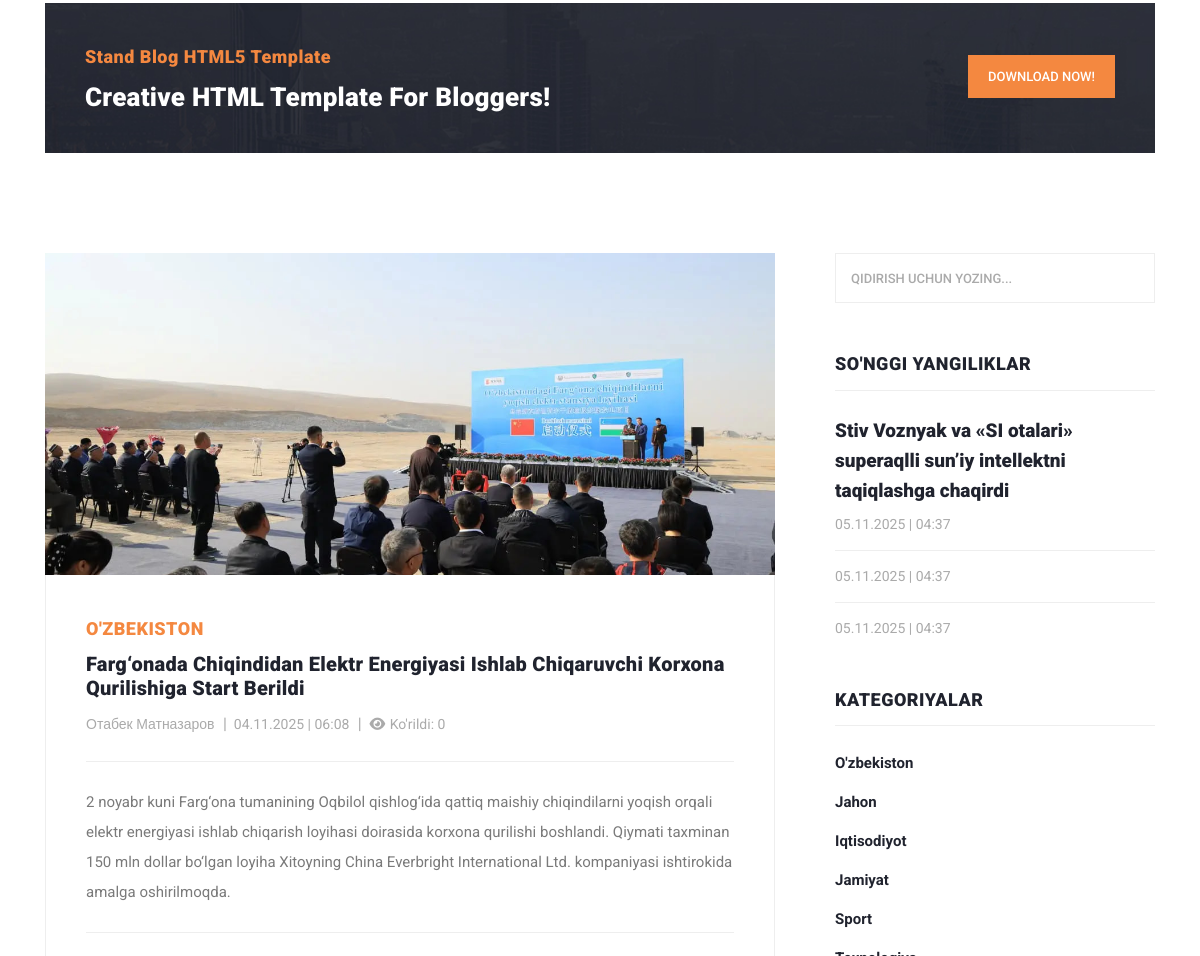
/?controller=news_view&id=1 (middle part), run on an earlier commit of the app's database.
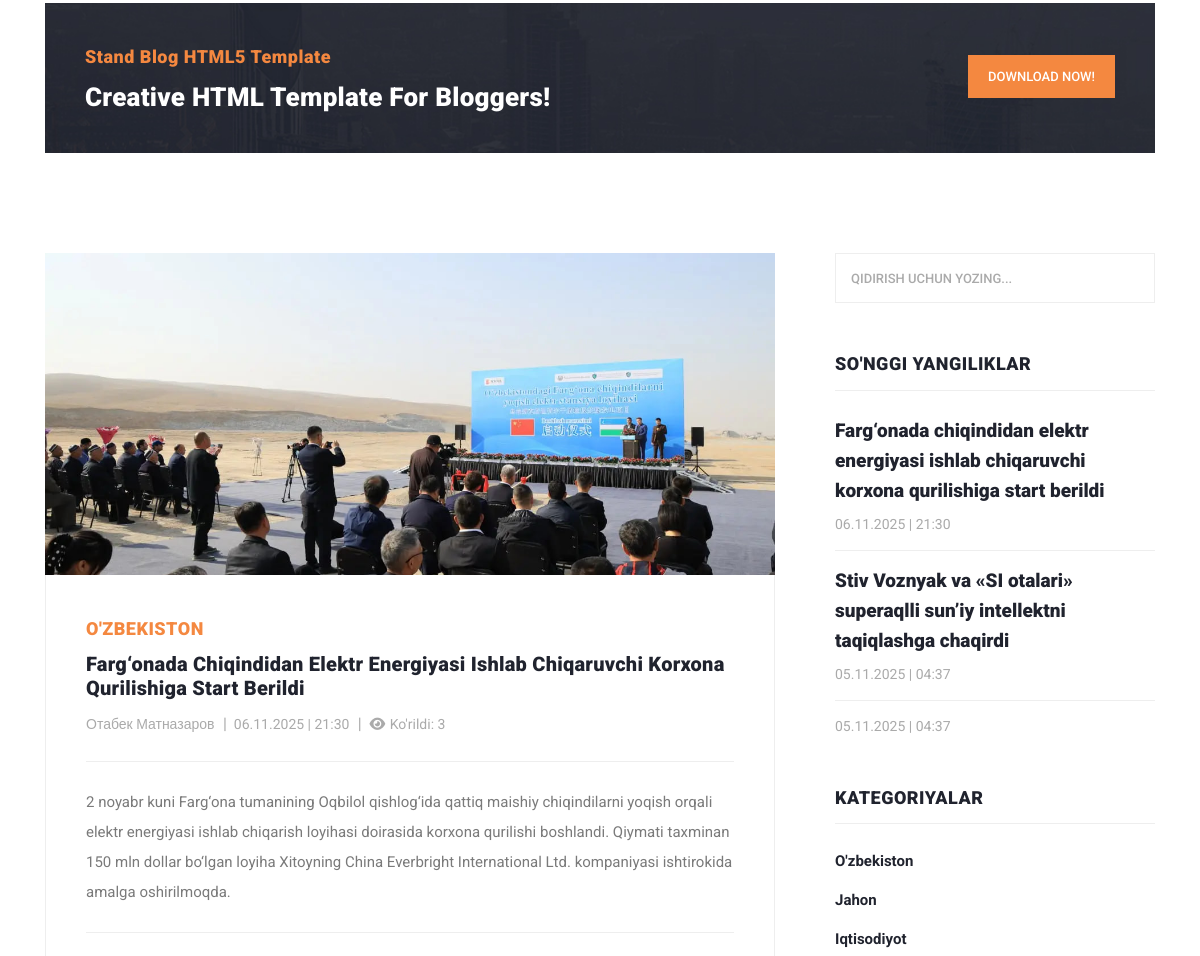
And on a later commit of the database.
### tables this page shows
CREATE TABLE `news`
(
    `id`          INTEGER PRIMARY KEY AUTOINCREMENT,
    `author_id`   INTEGER NOT NULL,
    `is_banner`   INTEGER DEFAULT 0 CHECK (is_banner IN (0, 1)), -- 0=yo'q, 1=ha
    `title`       TEXT    NOT NULL,
    `description` TEXT,
    `category_id` INTEGER NOT NULL,
    `image`       TEXT    DEFAULT NULL,
    `body`        TEXT    DEFAULT NULL,
    `seen_count`  INTEGER DEFAULT 0 CHECK (seen_count >= 0),
    `created_at`  TEXT    DEFAULT (datetime('now', '+5 hours')), -- sqlite da datetime turi yo'q
    `updated_at`  TEXT    DEFAULT (datetime('now', '+5 hours')),
    `status`      INTEGER DEFAULT 1 CHECK (status IN (0, 1))    -- 0=nofaol, 1=faol

);

CREATE TABLE `category`
(
    `id`     INTEGER PRIMARY KEY AUTOINCREMENT,
    `name`   TEXT NOT NULL,
    `status` BOOLEAN DEFAULT TRUE
);

CREATE TABLE `author`
(
  `id` INTEGER PRIMARY KEY AUTOINCREMENT,
  `name` VARCHAR(100) NOT NULL,
  `status` BOOLEAN DEFAULT TRUE
);

### views/view.php (called while the page is built, shortened)
<?php
require_once __DIR__ . '/widgets/header.php';
require_once __DIR__ . '/widgets/view-main-content.php';
require_once __DIR__ . '/widgets/footer.php';

### index.php (called while the page is built)
<?php
require_once __DIR__ . '/controllers/mainController.php';

### models/news.php (called while the page is built, shortened)
<?php
function getLastNews(): array
{
    global $pdo;
    $sql = "SELECT
                `N`.`id` AS `news_id`,
                `A`.`name` AS `muallif`,
                `N`.`title` AS `sarlavha`,
                `N`.`description` AS `qisqa_tavsif`,
                `C`.`name` AS `kategoriya`,
                `N`.`image` AS `rasm`,
                `N`.`body` AS `yangilik_matni`,
                `N`.`seen_count` AS `kurishlar_soni`,
                `N`.`created_at` AS `yaratilgan_vaqti`      -- GMT+5 da ko'rsatish
            FROM `news` AS `N`
            JOIN `category` AS `C`
             ON `N`.`category_id` = `C`.`id`
            JOIN `author` AS `A`
            ON `N`.`author_id` = `A`.`id`
            WHERE `N`.`status` = " . ACTIVE .
        " ORDER BY `yaratilgan_vaqti` DESC
            LIMIT 3";
    $stmt = $pdo->prepare($sql);
    $stmt->execute();
    return $stmt->fetchAll(PDO::FETCH_ASSOC);
}
function getNewsById(int $id): array
{
    global $pdo;
    $sql = "SELECT
                `N`.`id` AS `news_id`,
                `A`.`name` AS `muallif`,
                `N`.`title` AS `sarlavha`,
                `N`.`description` AS `qisqa_tavsif`,
                `C`.`name` AS `kategoriya`,
                `N`.`image` AS `rasm`,
                `N`.`body` AS `yangilik_matni`,
                `N`.`seen_count` AS `kurishlar_soni`,
                `N`.`created_at` AS `yaratilgan_vaqti`      -- GMT+5 da ko'rsatish
            FROM `news` AS `N`
            LEFT JOIN `category` AS `C`
             ON `N`.`category_id` = `C`.`id` AND `C`.`status` = " . ACTIVE . "
            JOIN `author` AS `A`
            ON `N`.`author_id` = `A`.`id`
            WHERE `N`.`status` = " . ACTIVE .
        " AND `N`.`id` = :id " .
        " LIMIT 1 ; ";
    $stmt = $pdo->prepare($sql);
    $stmt->bindParam(':id', $id, PDO::PARAM_INT);
    $stmt->execute();
    return $stmt->fetch(PDO::FETCH_ASSOC);
}

### helpers.php (called while the page is built, shortened)
<?php
function getImage(string $table_name, int $id, mixed $filename): string
{
    $relativePath = "uploads/$table_name/$id/$filename";
    if (file_exists(PROJECT_ROOT . $relativePath)) {
        return '/' . $relativePath;
    }
    return '/assets/images/no_image.png';
}

### controllers/imports.php (called while the page is built, shortened)
<?php
$categories = getCategories();
$news = getLastNews();

### models/categories.php (called while the page is built)
<?php
function getCategories(): array
{
    global $pdo;
    $sql = "SELECT
                `name`
            FROM `category`
            WHERE `status` = " . ACTIVE . "
            ORDER BY `id`
            ";
    $stmt = $pdo->prepare($sql);
    $stmt->execute();
    return $stmt->fetchAll(PDO::FETCH_ASSOC);
}

### views/widgets/view-main-content.php (the view, shortened to what the changed rows need)
<section class="call-to-action">
    <div class="container">
        <div class="row">
            <div class="col-lg-12">
                <div class="main-content">
                    <div class="row">
                        <div class="col-lg-8">
                            <span>Stand Blog HTML5 Template</span>
                            <h4>Creative HTML Template For Bloggers!</h4>
                        </div>
                        <div class="col-lg-4">
                            <div class="main-button">
                                <a rel="nofollow" href="https://templatemo.com/tm-551-stand-blog" target="_parent">Download
                                    Now!</a>
                            </div>
                        </div>
                    </div>
                </div>
            </div>
        </div>
    </div>
</section>
<section class="blog-posts grid-system">
    <div class="container">
        <div class="row">
            <div class="col-lg-8">
                <div class="all-blog-posts">
                    <div class="row">
                        <div class="col-lg-12">
                            <div class="blog-post">
                                <div class="blog-thumb">
                                    <?php $image = getImage('news', $newsItem['news_id'], $newsItem['rasm']); ?>
                                    <a>
                                        <img src="<?= $image; ?>"
                                             style="height: 322px; width: 730px; object-fit: cover"
                                             alt="<?= $newsItem['sarlavha']; ?> ">
                                    </a>
                                </div>
                                <div class="down-content">
                                    <span> <?= $newsItem['kategoriya']; ?> </span>
                                    <a><h4> <?= $newsItem['sarlavha'] ?> </h4></a>
                                    <ul class="post-info">
                                        <li><a href="#"> <?= $newsItem['muallif'] ?> </a></li>
                                        <li>
                                            <a> <?= date('d.m.Y  |  H:i', strtotime($newsItem['yaratilgan_vaqti'])); ?> </a>
                                        </li>
                                        <li><a> <i class="fas fa-eye"></i>
                                                Ko'rildi: <?= $newsItem['kurishlar_soni']; ?> </a></li>
                                    </ul>
                                    <p> <?= $newsItem['qisqa_tavsif'] ?> </p>
                                </div>
                            </div>
                        </div>
                    </div>
                </div>
            </div>
            <div class="col-lg-4">
                <?php require_once __DIR__ . '/sidebar.php'; ?>
            </div>
        </div>
    </div>
</section>

### views/widgets/sidebar.php (shortened to what the changed rows need)
<div class="sidebar">
    <div class="row">
        <div class="col-lg-12">
            <div class="sidebar-item search">
                <form id="search_form" name="gs" method="GET" action="#">
                    <input type="text" name="q" class="searchText" placeholder="qidirish uchun yozing..."
                           autocomplete="on">
                </form>
            </div>
        </div>
        <div class="col-lg-12">
            <div class="sidebar-item recent-posts">
                <div class="sidebar-heading">
                    <h2>So'nggi yangiliklar</h2>
                </div>
                <div class="content">
                    <ul>
                        <?php if (!empty($news)): ?>
                            <?php foreach ($news as $news_item): ?>
                                <li>
                                    <a href="?controller=news_view&id=<?= htmlspecialchars($news_item['news_id']) ?>">
                                        <h5> <?= htmlspecialchars($news_item['sarlavha']); ?> </h5>
                                        <span><?= date('d.m.Y  |  H:i', strtotime($news_item['yaratilgan_vaqti'])); ?></span>
                                    </a>
                                </li>
                            <?php endforeach; ?>
                        <?php else: echo 'news massivi null!'; ?>
                        <?php endif; ?>
                    </ul>
                </div>
            </div>
        </div>
        <div class="col-lg-12">
            <div class="sidebar-item categories">
                <div class="sidebar-heading">
                    <h2>Kategoriyalar</h2>
                </div>
                <div class="content">
                    <ul>
                        <?php if (!empty($categories)): ?>
                            <?php foreach ($categories as $category): ?>
                                <li><a href="#"> <?= $category['name'] ?> </a></li>
                            <?php endforeach; ?>
                        <?php endif; ?>
                    </ul>
                </div>
            </div>
        </div>
    </div>
</div>

What changed in the data, as far as the page shows it:
no longer on this page (row edited): news: created_at "05.11.2025 | 04:37"
no longer on this page (row unchanged): category: name "Jamiyat"
no longer on this page (row unchanged): category: name "Sport"
now on one of the page's lists (row edited): news: title "Farg‘onada chiqindidan elektr energiyasi ishlab chiqaruvchi korxona qurilishiga start berildi", created_at "06.11.2025 | 21:30"
changed news "O'ZBEKISTON": created_at "04.11.2025 | 06:08" → "06.11.2025 | 21:30"; seen_count "0" → "3"
